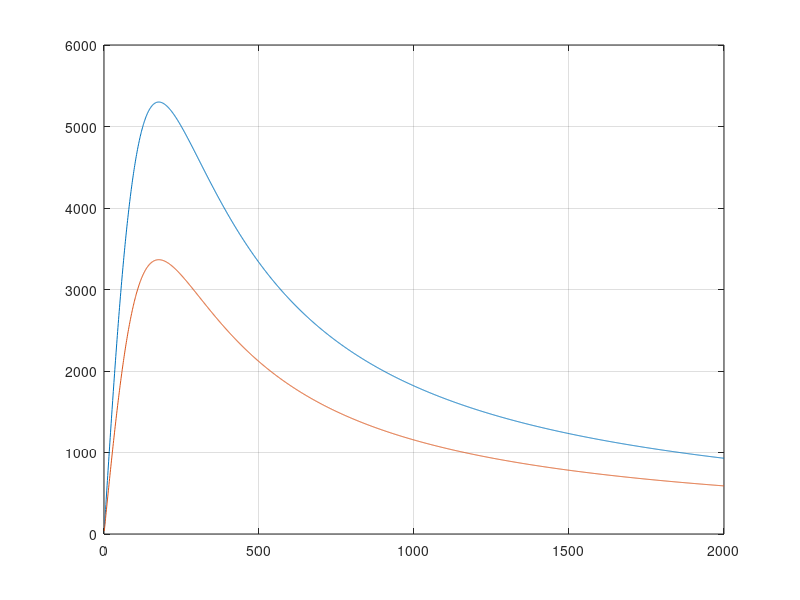

MATLAB code for this plot:
P = 6;%no of poles
V = [];%sincronus speed
F = [];
F2 = [];
fr =[];
V_max = [];
Requ = [];

for f = 1:2000
    
    fr = [fr,f];
    
    kw = .8;
    sr = 4;
    
wt = 30;
wt = wt/1000;
ws = sr*wt;
 
L = 5*ws+6*wt;
tau = L/P;
v = 2*L*f/P;
V = [V,v];

s = .05;
m = 3;


gm = 15; 
gm = gm/1000;% mm to m


d = 12.7;% al subtrack thickness in mm
d = d/1000;% mm to m

d1 = 20/1000;


go = gm+d;
go1 = gm+d1;


Wse = ws+go;
Wse1 = ws+go1;
lambda = ws+wt;
q1 = tau/(m*lambda);
alpha = pi*((m*q1).^-1);
kd = (sin(q1.*alpha/2)).*(q1.*sin(alpha/2)).^-1;



wa = .9*ws/2;

I = 134;
dm = 5.18;% dia of coil
dm = dm/1000;

h = 140;
h = h/1000;

effT = .5;
N1 = floor(2*(h/dm)*(wa/dm)*effT);% No of turnsper phase


ext = .07;
per = 2*((2*wa+wt)+ext);

rocu = 1.68*10^-8;
Aw = (pi/4)*(dm^2);
R1 = rocu*(N1*per)/Aw;

%N1 = 1900; % No of turnsper phase
Nc = N1/(P*q1); % NO OF TURNS PERSLOT



gamma = (4/pi)*(((ws/(2*go)).*atan(ws/(2*go))) -    log((1 + ((ws/(2*go)).^2))).^.5); 



kc = (lambda).*((lambda - gamma*go)).^-1;
ge = kc*go;

mu0 = 1.2566*10^-6;
rhor = 4*10^-8;
rhor2 = 6*10^-8;

Length_wire = m*(per)*N1;
M_wind = (pi/4)*dm*dm*Length_wire*8990;
M_LimT = (.02*L*ext*2770+6*h*wt*ext*2770);
Mass = M_wind + M_LimT;


G = (2*mu0*f*tau^2/(pi*(rhor/d))).*(ge.^-1);
G2 = (2*mu0*f*tau^2/(pi*(rhor/d1))).*(ge.^-1);

A = ((s*G).^-2)+1;
A2 = ((s*G2).^-2)+1;

Xm = (24*mu0*f.*Wse.*kw.*N1.^2.*tau).*((pi*P*ge).^-1);

thetap = 180;
kp = sind(thetap/2);
lams = (h*(1+(3*kp)))/(12*ws);
lame = .3*((3*kp)-1);
lamd = (5*ge/ws)/(5 + (4*ge/ws));


lce = (thetap/180)*tau;

T1 = ((lams*(1+(3/P)) + lamd)*(ws/q1))+(lame*lce);

X1 = (2.*mu0.*pi.*f.*T1.*N1.^2)/P;

R2 = Xm/G;
R22 = Xm/G2;



r1 = R2/s;

Req = ((r1*Xm)/(r1+Xm))+X1 +R1;
Volt = I*Req;
Requ = [Requ,Req];

I2 = I.^2;

var1 = (s*G).^-2;
i2 = I/sqrt(var1+1);
Pout = m*(i2^2*R2)*(1-s)/s;
Pin = Pout + m*I2*R1 + m*(i2^2)*R2;

Eff_LIM = Pout/Pin;


Ft = (m.*I2.*R2).*((A.*v.*s).^-1);
Ft2 = (m.*I2.*R22).*((A.*v.*s).^-1);
Ftact = Ft - 100;
%i2 = (F*A*vs*s)/(m*R2);
%i = sqrt(i2);

F = [F,Ft];
F2 = [F2,Ft2];
Fact = F -100;

Vmec = (1-s)*v;
Vmecref = 3.6*Vmec;

acc = 2*(Ft+150)/387;
%acc = (Ftact)/20;
velocity_max = sqrt(2*acc*480);
vmaref = 36*velocity_max;
V_max= [V_max,velocity_max];
end
plot(fr,F,fr,F2)
grid on